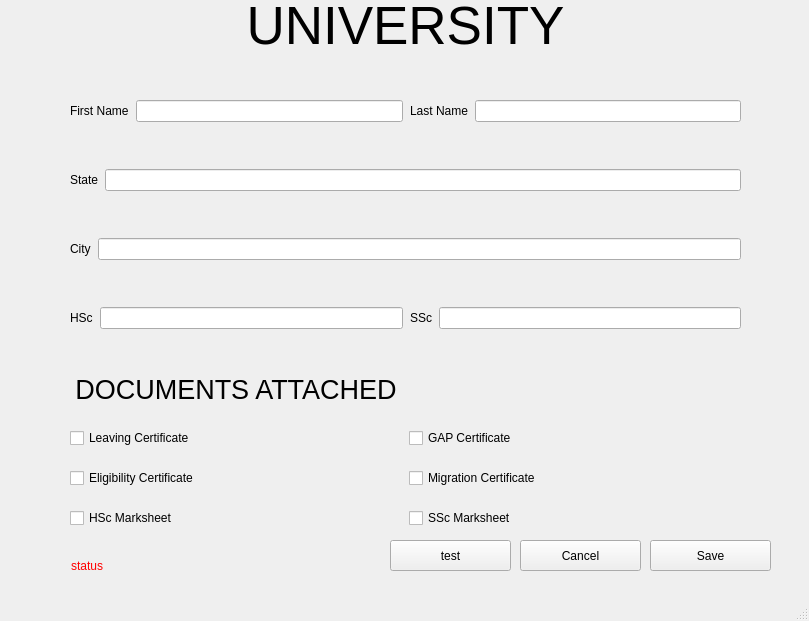
<?xml version="1.0" encoding="UTF-8"?>
<ui version="4.0">
 <class>MainWindow</class>
 <widget class="QMainWindow" name="MainWindow">
  <property name="geometry">
   <rect>
    <x>0</x>
    <y>0</y>
    <width>809</width>
    <height>621</height>
   </rect>
  </property>
  <property name="windowTitle">
   <string>MainWindow</string>
  </property>
  <widget class="QWidget" name="centralwidget">
   <widget class="QWidget" name="layoutWidget">
    <property name="geometry">
     <rect>
      <x>70</x>
      <y>60</y>
      <width>671</width>
      <height>311</height>
     </rect>
    </property>
    <layout class="QVBoxLayout" name="verticalLayout">
     <property name="spacing">
      <number>7</number>
     </property>
     <item>
      <layout class="QHBoxLayout" name="horizontalLayout">
       <item>
        <widget class="QLabel" name="label_fname">
         <property name="text">
          <string>First Name</string>
         </property>
         <property name="buddy">
          <cstring>lineEdit_fname</cstring>
         </property>
        </widget>
       </item>
       <item>
        <widget class="QLineEdit" name="lineEdit_fname">
         <property name="styleSheet">
          <string notr="true"/>
         </property>
        </widget>
       </item>
       <item>
        <widget class="QLabel" name="label_lname">
         <property name="text">
          <string>Last Name</string>
         </property>
         <property name="buddy">
          <cstring>lineEdit_lname</cstring>
         </property>
        </widget>
       </item>
       <item>
        <widget class="QLineEdit" name="lineEdit_lname"/>
       </item>
      </layout>
     </item>
     <item>
      <layout class="QHBoxLayout" name="horizontalLayout_2">
       <item>
        <widget class="QLabel" name="label_state">
         <property name="text">
          <string>State</string>
         </property>
         <property name="buddy">
          <cstring>lineEdit_state</cstring>
         </property>
        </widget>
       </item>
       <item>
        <widget class="QLineEdit" name="lineEdit_state"/>
       </item>
      </layout>
     </item>
     <item>
      <layout class="QHBoxLayout" name="horizontalLayout_3">
       <item>
        <widget class="QLabel" name="label_city">
         <property name="text">
          <string>City</string>
         </property>
         <property name="buddy">
          <cstring>lineEdit_city</cstring>
         </property>
        </widget>
       </item>
       <item>
        <widget class="QLineEdit" name="lineEdit_city"/>
       </item>
      </layout>
     </item>
     <item>
      <layout class="QHBoxLayout" name="horizontalLayout_4">
       <item>
        <widget class="QLabel" name="label_hsc">
         <property name="text">
          <string>HSc</string>
         </property>
         <property name="buddy">
          <cstring>lineEdit_hsc</cstring>
         </property>
        </widget>
       </item>
       <item>
        <widget class="QLineEdit" name="lineEdit_hsc"/>
       </item>
       <item>
        <widget class="QLabel" name="label_ssc">
         <property name="text">
          <string>SSc</string>
         </property>
        </widget>
       </item>
       <item>
        <widget class="QLineEdit" name="lineEdit_ssc"/>
       </item>
      </layout>
     </item>
    </layout>
   </widget>
   <widget class="QLabel" name="label_university">
    <property name="geometry">
     <rect>
      <x>40</x>
      <y>0</y>
      <width>731</width>
      <height>51</height>
     </rect>
    </property>
    <property name="styleSheet">
     <string notr="true">Font : 40pt;
color : Black;</string>
    </property>
    <property name="text">
     <string>UNIVERSITY</string>
    </property>
    <property name="alignment">
     <set>Qt::AlignCenter</set>
    </property>
   </widget>
   <widget class="QWidget" name="layoutWidget">
    <property name="geometry">
     <rect>
      <x>70</x>
      <y>370</y>
      <width>671</width>
      <height>158</height>
     </rect>
    </property>
    <layout class="QGridLayout" name="gridLayout">
     <property name="sizeConstraint">
      <enum>QLayout::SetDefaultConstraint</enum>
     </property>
     <property name="horizontalSpacing">
      <number>7</number>
     </property>
     <property name="verticalSpacing">
      <number>20</number>
     </property>
     <item row="8" column="0">
      <widget class="QCheckBox" name="checkBox_hsc">
       <property name="text">
        <string>HSc Marksheet</string>
       </property>
      </widget>
     </item>
     <item row="5" column="0">
      <widget class="QCheckBox" name="checkBox_eligibility">
       <property name="text">
        <string>Eligibility Certificate</string>
       </property>
      </widget>
     </item>
     <item row="8" column="1">
      <widget class="QCheckBox" name="checkBox_ssc">
       <property name="text">
        <string>SSc Marksheet</string>
       </property>
      </widget>
     </item>
     <item row="1" column="0">
      <widget class="QCheckBox" name="checkBox_leaving">
       <property name="text">
        <string>Leaving Certificate</string>
       </property>
      </widget>
     </item>
     <item row="1" column="1">
      <widget class="QCheckBox" name="checkBox_gap">
       <property name="text">
        <string>GAP Certificate</string>
       </property>
      </widget>
     </item>
     <item row="5" column="1">
      <widget class="QCheckBox" name="checkBox_migration">
       <property name="text">
        <string>Migration Certificate</string>
       </property>
      </widget>
     </item>
     <item row="0" column="0">
      <widget class="QLabel" name="label_docs">
       <property name="styleSheet">
        <string notr="true">font:20pt;
color: Black;</string>
       </property>
       <property name="text">
        <string>DOCUMENTS ATTACHED</string>
       </property>
       <property name="alignment">
        <set>Qt::AlignCenter</set>
       </property>
       <property name="margin">
        <number>0</number>
       </property>
       <property name="indent">
        <number>-1</number>
       </property>
      </widget>
     </item>
    </layout>
   </widget>
   <widget class="QPushButton" name="pushButton_cancel">
    <property name="geometry">
     <rect>
      <x>520</x>
      <y>540</y>
      <width>121</width>
      <height>31</height>
     </rect>
    </property>
    <property name="text">
     <string>Cancel</string>
    </property>
   </widget>
   <widget class="QPushButton" name="pushButton_save">
    <property name="geometry">
     <rect>
      <x>650</x>
      <y>540</y>
      <width>121</width>
      <height>31</height>
     </rect>
    </property>
    <property name="text">
     <string>Save</string>
    </property>
   </widget>
   <widget class="QLabel" name="label_status">
    <property name="geometry">
     <rect>
      <x>71</x>
      <y>550</y>
      <width>311</width>
      <height>31</height>
     </rect>
    </property>
    <property name="styleSheet">
     <string notr="true">color:red;</string>
    </property>
    <property name="text">
     <string>status</string>
    </property>
   </widget>
   <widget class="QPushButton" name="pushButton_test">
    <property name="geometry">
     <rect>
      <x>390</x>
      <y>540</y>
      <width>121</width>
      <height>31</height>
     </rect>
    </property>
    <property name="text">
     <string>test</string>
    </property>
   </widget>
  </widget>
  <widget class="QMenuBar" name="menubar">
   <property name="geometry">
    <rect>
     <x>0</x>
     <y>0</y>
     <width>809</width>
     <height>25</height>
    </rect>
   </property>
  </widget>
  <widget class="QStatusBar" name="statusbar"/>
 </widget>
 <resources/>
 <connections/>
</ui>
